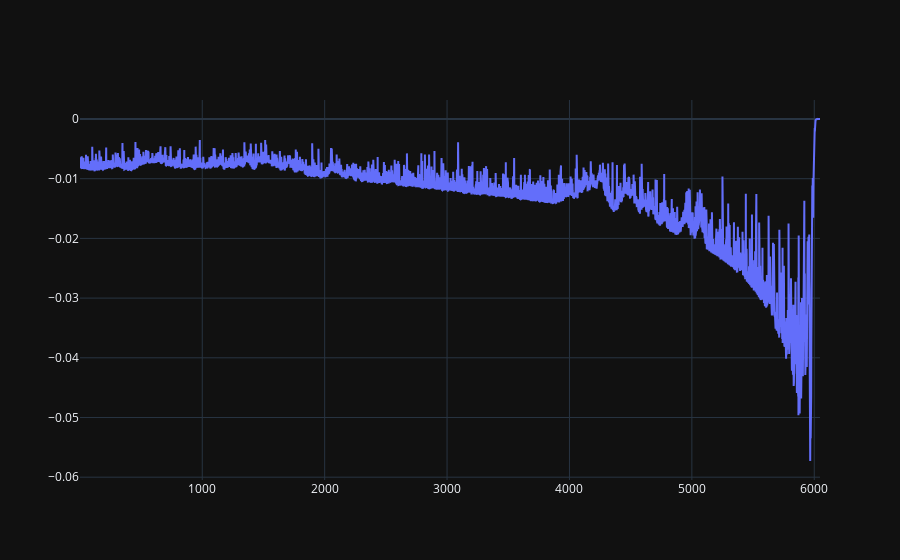

The cell this chart's notebook holds for it:
### Code cell
trace = go.Scatter(x = np.arange(1,no_of_slice,1),
                   y = hedge_pnl,
                   mode = 'lines')
data = [trace]
py.offline.iplot({'data':data})

### Figure 1 — Plotly figure (JSON) as saved in the notebook; plotly's stock layout.template omitted (floating-point values rounded to 4 significant figures; data arrays with more than 128 entries replaced by an {"elided": "..."} marker saying what was removed)
{"data": [{"mode": "lines", "x": {"elided": "6047 int values"}, "y": {"elided": "6047 float values"}, "type": "scatter"}], "layout": {}}
